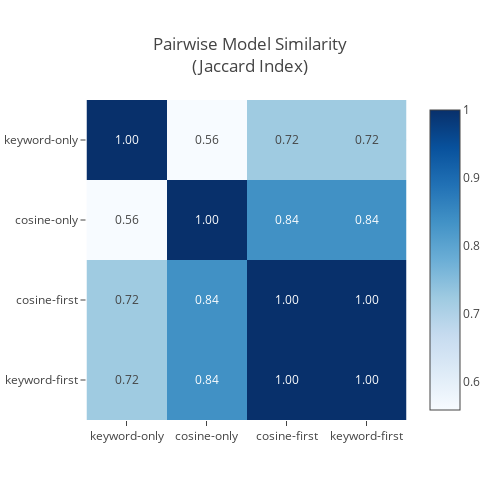

This figure's notebook cell:
### Code cell
from sklearn.metrics import jaccard_score

# Create a matrix showing % of overlapping predictions between each model pair
overlap_matrix = pd.DataFrame(index=topic_df.columns, columns=topic_df.columns)

for model1 in topic_df.columns:
    for model2 in topic_df.columns:
        # Calculate Jaccard similarity (intersection over union)
        similarities = []
        for idx, row in topic_df.iterrows():
            set1 = set(row[model1])
            set2 = set(row[model2])
            if len(set1 | set2) > 0:  # Avoid division by zero
                similarities.append(len(set1 & set2) / len(set1 | set2))
        overlap_matrix.loc[model1, model2] = np.mean(similarities)

# Visualize
fig = px.imshow(overlap_matrix.astype(float),
                x=overlap_matrix.columns,
                y=overlap_matrix.index,
                color_continuous_scale='Blues',
                text_auto=".2f",
                title="Pairwise Model Similarity<br>(Jaccard Index)")
fig.update_layout(width=500, height=500)
fig.show()

### Figure 1 — Plotly figure (JSON) as saved in the notebook; plotly's stock layout.template omitted (floating-point values rounded to 4 significant figures)
{"data": [{"coloraxis": "coloraxis", "hovertemplate": "x: %{x}<br>y: %{y}<br>color: %{z}<extra></extra>", "name": "0", "texttemplate": "%{z:.2f}", "type": "heatmap", "x": ["keyword-only", "cosine-only", "cosine-first", "keyword-first"], "xaxis": "x", "y": ["keyword-only", "cosine-only", "cosine-first", "keyword-first"], "yaxis": "y", "z": [[1.0, 0.5582, 0.7222, 0.7222], [0.5582, 1.0, 0.836, 0.836], [0.7222, 0.836, 1.0, 1.0], [0.7222, 0.836, 1.0, 1.0]]}], "layout": {"coloraxis": {"colorscale": [[0, "rgb(247,251,255)"], [0.125, "rgb(222,235,247)"], [0.25, "rgb(198,219,239)"], [0.375, "rgb(158,202,225)"], [0.5, "rgb(107,174,214)"], [0.625, "rgb(66,146,198)"], [0.75, "rgb(33,113,181)"], [0.875, "rgb(8,81,156)"], [1, "rgb(8,48,107)"]]}, "height": 500, "title": {"text": "Pairwise Model Similarity<br>(Jaccard Index)"}, "width": 500, "xaxis": {"anchor": "y", "constrain": "domain", "domain": [0, 1], "scaleanchor": "y"}, "yaxis": {"anchor": "x", "autorange": "reversed", "constrain": "domain", "domain": [0, 1]}}}
